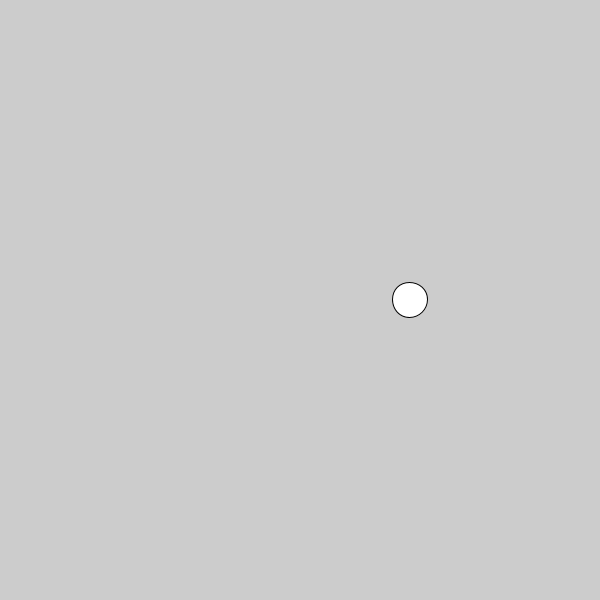
Frame 1 (no input)
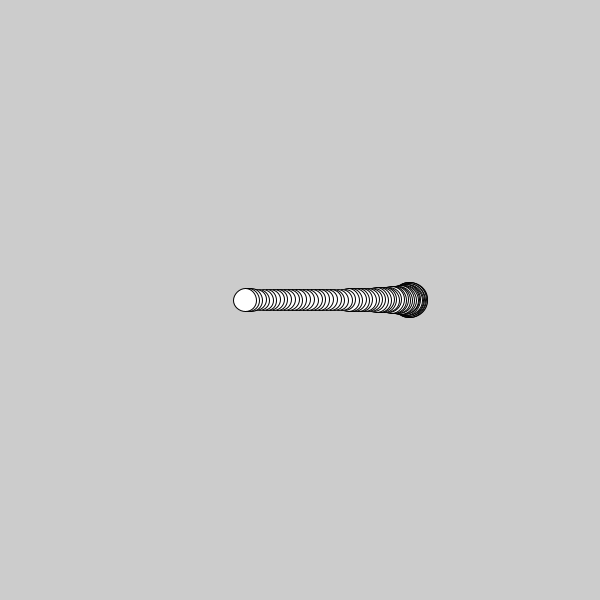
Frame 60 (the mouse pressed at the canvas centre just before this capture)
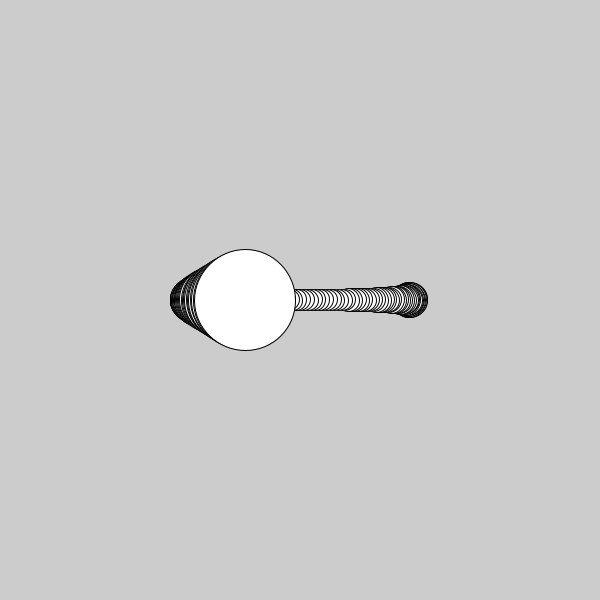
Frame 120 (the mouse held since frame 60 and released just before this capture)

The Processing sketch that drew these frames (run headless with seeded random() and noise(); from frame 60 on, the mouse is pressed at the canvas centre):

// Processing sketch: basic3d02
// ── basic3d02.pde
float radian = 0;
float centerX;
float centerY;
float centerZ;
float posY;

float r;
float d1;
float d2;
float scale;
float y;
float degree;


float speed;

void setup() 
{
  size(600, 600);
  centerX = width / 2;
  centerY = height /2 ;
  posY = centerY;
  centerZ = 100;
  r = 110;
  d1 = 50;
  speed = 2;
}

void draw()
{
//  background(100);
  degree += speed;
  radian = degree * PI / 180;
  
  d2 = sin(radian) * r + centerZ;
  scale = d1 / (d1 + d2);
  posY = centerY + y * scale;
  
  ellipse(cos(radian) * r + centerX, posY, r * scale, r * scale);
}

void mouseMoved()
{
  y = (centerY - mouseY) / 3;
}
